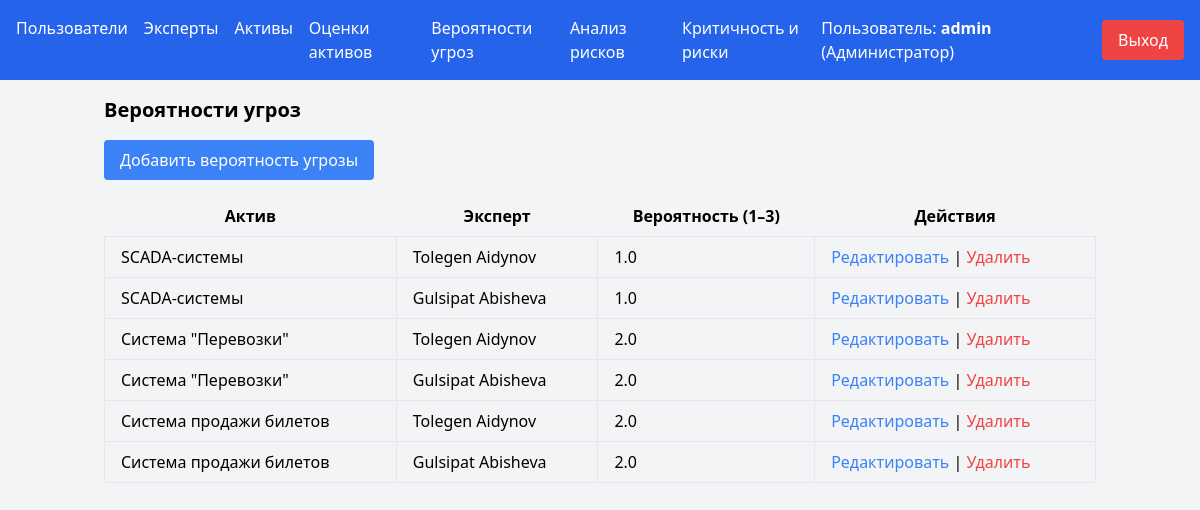
Screenshot of /threat_probabilities (signed in) with the database file from the repository.
### tables this page shows
CREATE TABLE threat_probabilities (
                id INTEGER PRIMARY KEY AUTOINCREMENT,
                asset_id INTEGER,
                expert_id INTEGER,
                probability REAL,
                FOREIGN KEY (asset_id) REFERENCES assets(id),
                FOREIGN KEY (expert_id) REFERENCES experts(id)
            );

CREATE TABLE assets (
                id INTEGER PRIMARY KEY AUTOINCREMENT,
                name TEXT NOT NULL UNIQUE,
                life_health REAL,
                economy REAL,
                ecology REAL,
                dependency REAL,
                social REAL,
                international REAL,
                threat_probability REAL
            );

CREATE TABLE experts (
                id INTEGER PRIMARY KEY AUTOINCREMENT,
                name TEXT NOT NULL UNIQUE
            );

### app.py (the view, shortened to what this page needs)
@app.route('/threat_probabilities')
@expert_required
def list_threat_probabilities():
    with sqlite3.connect('risk_assessment.db') as conn:
        cursor = conn.cursor()
        if session.get('role') == 'admin':
            cursor.execute('''
                SELECT tp.id, a.name, e.name, tp.probability
                FROM threat_probabilities tp
                JOIN assets a ON tp.asset_id = a.id
                JOIN experts e ON tp.expert_id = e.id
            ''')
        probabilities = cursor.fetchall()
    return render_template('threat_probabilities.html', probabilities=probabilities)

### app.py (called while the page is built)
def expert_required(f):
    @wraps(f)
    def decorated_function(*args, **kwargs):
        if 'user_id' not in session:
            flash('Пожалуйста, войдите в систему для доступа к этой странице.')
            return redirect(url_for('login'))
        if session.get('role') not in ['admin', 'expert']:
            flash('Доступ запрещён. Требуются права эксперта.')
            return redirect(url_for('index'))
        return f(*args, **kwargs)
    return decorated_function

### templates/threat_probabilities.html
{% extends "index.html" %}
{% block content %}
    <h2 class="text-xl font-semibold mb-4">Вероятности угроз</h2>
    <a href="{{ url_for('add_threat_probability') }}" class="bg-blue-500 text-white px-4 py-2 rounded mb-4 inline-block">Добавить вероятность угрозы</a>
    <table class="table-auto w-full">
        <thead>
            <tr>
                <th class="px-4 py-2">Актив</th>
                <th class="px-4 py-2">Эксперт</th>
                <th class="px-4 py-2">Вероятность (1–3)</th>
                <th class="px-4 py-2">Действия</th>
            </tr>
        </thead>
        <tbody>
            {% for prob in probabilities %}
                <tr>
                    <td class="border px-4 py-2">{{ prob[1] }}</td>
                    <td class="border px-4 py-2">{{ prob[2] }}</td>
                    <td class="border px-4 py-2">{{ prob[3] }}</td>
                    <td class="border px-4 py-2">
                        <a href="{{ url_for('edit_threat_probability', id=prob[0]) }}" class="text-blue-500 hover:underline">Редактировать</a> |
                        <form action="{{ url_for('delete_threat_probability', id=prob[0]) }}" method="POST" style="display:inline;" onsubmit="return confirm('Вы уверены, что хотите удалить эту вероятность угрозы?');">
                            <button type="submit" class="text-red-500 hover:underline">Удалить</button>
                        </form>
                    </td>
                </tr>
            {% endfor %}
        </tbody>
    </table>
{% endblock %}

### rows the page displays
threat_probabilities: name "SCADA-системы", name "Tolegen Aidynov", probability "1.0"
threat_probabilities: name "SCADA-системы", name "Gulsipat Abisheva", probability "1.0"
threat_probabilities: name "Система \"Перевозки\"", name "Tolegen Aidynov", probability "2.0"
threat_probabilities: name "Система \"Перевозки\"", name "Gulsipat Abisheva", probability "2.0"
threat_probabilities: name "Система продажи билетов", name "Tolegen Aidynov", probability "2.0"
threat_probabilities: name "Система продажи билетов", name "Gulsipat Abisheva", probability "2.0"

### other values shown
{{ session.get('username') }} "admin"
{{ 'Администратор' if session.get('role') == 'admin' else 'Эксперт' }} "Администратор"
